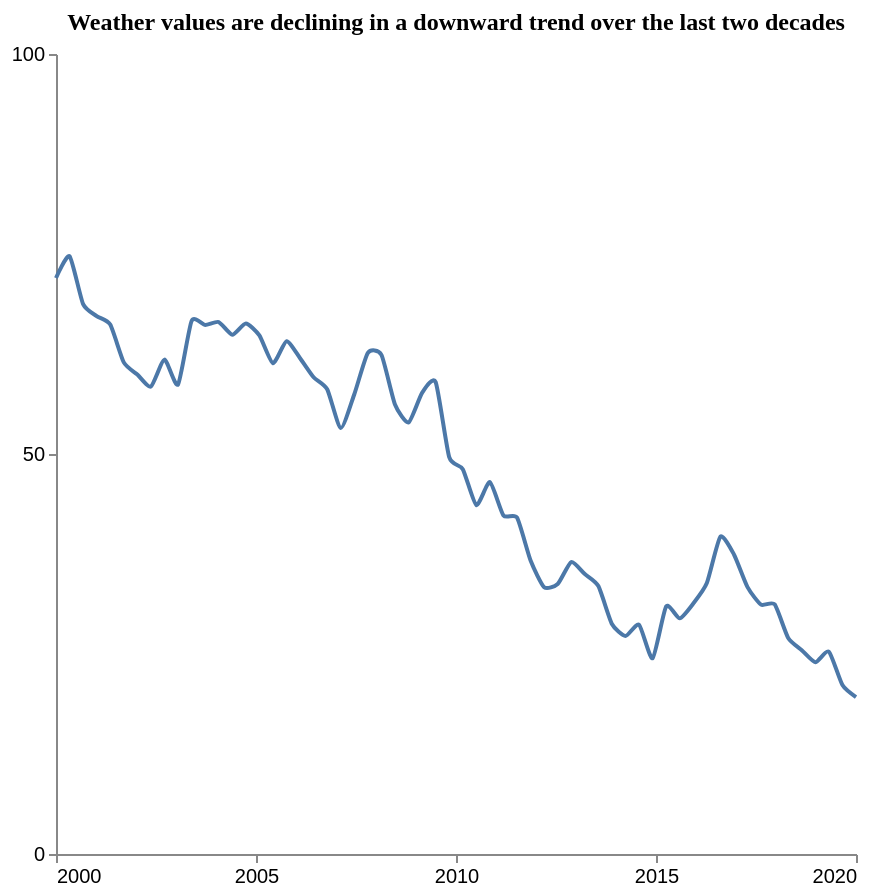

Describe this chart as a Vega-Lite specification.
### Vega-Lite specification from a JSON file in a GitHub repository (floating-point values rounded to 4 significant figures)
{"$schema": "https://vega.github.io/schema/vega-lite/v5.json", "description": "Pattern: Downward", "data": {"values": [{"X": 2000.0, "Y": 72.0}, {"X": 2000.0, "Y": 74.72}, {"X": 2001.0, "Y": 68.73}, {"X": 2001.0, "Y": 67.23}, {"X": 2001.0, "Y": 66.18}, {"X": 2002.0, "Y": 61.45}, {"X": 2002.0, "Y": 59.93}, {"X": 2002.0, "Y": 58.43}, {"X": 2003.0, "Y": 61.8}, {"X": 2003.0, "Y": 58.69}, {"X": 2003.0, "Y": 66.63}, {"X": 2004.0, "Y": 66.13}, {"X": 2004.0, "Y": 66.49}, {"X": 2004.0, "Y": 64.91}, {"X": 2005.0, "Y": 66.32}, {"X": 2005.0, "Y": 64.82}, {"X": 2005.0, "Y": 61.34}, {"X": 2006.0, "Y": 64.1}, {"X": 2006.0, "Y": 61.98}, {"X": 2006.0, "Y": 59.59}, {"X": 2007.0, "Y": 58.09}, {"X": 2007.0, "Y": 53.24}, {"X": 2007.0, "Y": 57.47}, {"X": 2008.0, "Y": 62.64}, {"X": 2008.0, "Y": 62.39}, {"X": 2008.0, "Y": 56.2}, {"X": 2009.0, "Y": 53.94}, {"X": 2009.0, "Y": 57.65}, {"X": 2009.0, "Y": 58.98}, {"X": 2010.0, "Y": 49.61}, {"X": 2010.0, "Y": 48.11}, {"X": 2011.0, "Y": 43.61}, {"X": 2011.0, "Y": 46.48}, {"X": 2011.0, "Y": 42.32}, {"X": 2012.0, "Y": 42.05}, {"X": 2012.0, "Y": 36.69}, {"X": 2012.0, "Y": 33.36}, {"X": 2013.0, "Y": 33.75}, {"X": 2013.0, "Y": 36.49}, {"X": 2013.0, "Y": 34.99}, {"X": 2014.0, "Y": 33.49}, {"X": 2014.0, "Y": 28.75}, {"X": 2014.0, "Y": 27.25}, {"X": 2015.0, "Y": 28.66}, {"X": 2015.0, "Y": 24.47}, {"X": 2015.0, "Y": 30.96}, {"X": 2016.0, "Y": 29.46}, {"X": 2016.0, "Y": 31.31}, {"X": 2016.0, "Y": 33.86}, {"X": 2017.0, "Y": 39.66}, {"X": 2017.0, "Y": 37.44}, {"X": 2017.0, "Y": 33.36}, {"X": 2018.0, "Y": 31.17}, {"X": 2018.0, "Y": 31.21}, {"X": 2018.0, "Y": 27.0}, {"X": 2019.0, "Y": 25.47}, {"X": 2019.0, "Y": 23.97}, {"X": 2019.0, "Y": 25.28}, {"X": 2020.0, "Y": 21.12}, {"X": 2020.0, "Y": 19.62}]}, "mark": {"type": "line", "interpolate": "cardinal", "tension": 0.4}, "encoding": {"x": {"field": "X", "type": "quantitative", "title": "", "axis": {"grid": false, "format": "d", "values": [2000, 2005, 2010, 2015, 2020], "tickSize": 4}, "scale": {"domain": [2000, 2020]}}, "y": {"field": "Y", "type": "quantitative", "title": "", "axis": {"grid": false, "format": "d", "values": [0, 50, 100], "tickSize": 4, "tickOpacity": 1}, "scale": {"domain": [0, 100]}}}, "title": {"text": "Weather values are declining in a downward trend over the last two decades", "anchor": "middle", "font": "Tahoma", "fontSize": 12}, "config": {"lineBreak": "^", "view": {"stroke": null}}, "height": 400, "width": 400, "autosize": "pad"}
